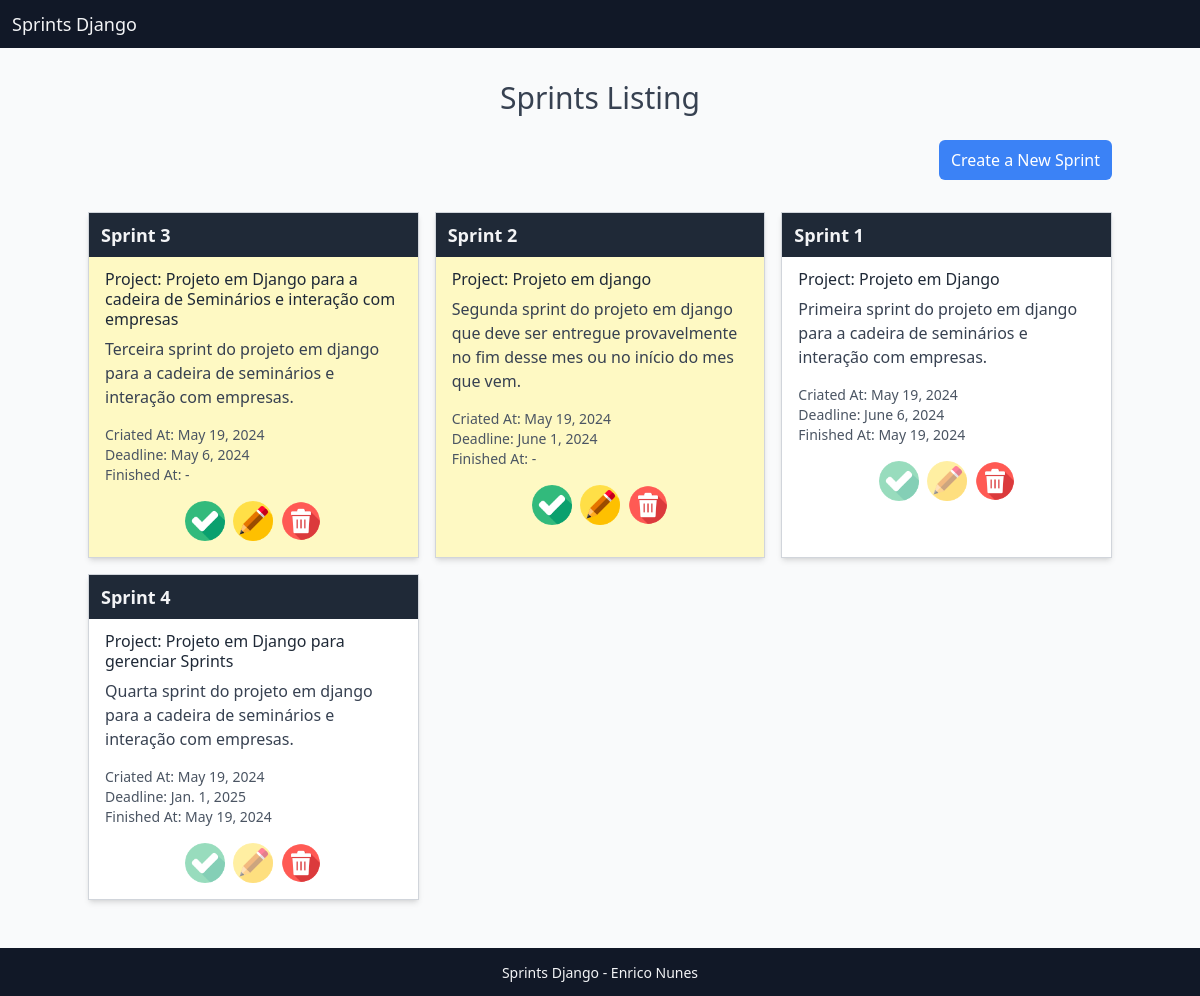
The page / on the database its author committed.
### todos/models.py (models this page shows)
class Todo(models.Model):
    title = models.CharField(max_length=100, null=False, blank=False)
    project = models.CharField(max_length=100, null=False, blank=False)
    description = models.CharField(max_length=300, null=False, blank=False)
    createdAt = models.DateField(auto_now_add=True, null=False, blank=False)
    deadline = models.DateField(null=False, blank=False)
    finishedAt = models.DateField(null=True)
    class Meta:
        ordering = ["deadline"]

### todos/views.py (the view)
# urls.py: path('', TodoListView.as_view(), name="todo_list"),
class TodoListView(ListView):
    model = Todo

### todos/templates/todos/todo_list.html (shortened to what this page needs)
<!DOCTYPE html>
<html lang="en">
  <head>
    {% load static %}
    <link rel="stylesheet" href="{% static 'css/tailwind.css' %}" />
  </head>
  <body class="bg-gray-50">
    <nav class="bg-gray-900 h-12 flex items-center px-3">
      <div class="">
        <a class="text-gray-100 text-lg font-medium" href="{% url 'todo_list' %}">Sprints Django</a>
      </div>
    </nav>
    <main class="max-w-5xl mx-3 md:mx-auto">
        <h1 class="text-3xl w-full text-center py-4 text-gray-700 font-medium mt-4 mb-2">Sprints Listing</h1>
        <div class="mb-8 w-full flex justify-end">
            <a class="px-3 py-2 rounded-md bg-blue-500 text-white font-medium" href="{% url 'todo_create' %}">Create a New Sprint</a>
        </div>
        <div class="max-w-screen-lg mx-auto grid grid-cols-1 md:grid-cols-2 lg:grid-cols-3 gap-4">
            {% for todo in todo_list %}
                <div class="bg-white border border-gray-300 shadow-md pb-4 {% if todo.finishedAt %}bg-green-100{% else %}bg-yellow-100{% endif %}">
                    <p class="text-lg w-full text-left text-gray-100 bg-gray-800 pl-3 py-2 font-semibold">{{ todo.title }}</p>
                    <div class="w-full px-4 mt-3">
                        <p class="text-gray-800 font-medium leading-5 mb-2">Project: {{ todo.project }}</p>
                        <p class="text-gray-700">{{ todo.description }}</p>
                        <p class="text-gray-600 mt-4 text-sm">Criated At: {{ todo.createdAt }}</p>
                        <p class="text-gray-600 text-sm">Deadline: {{ todo.deadline }}</p>
                        <p class="text-gray-600 text-sm">Finished At: {{ todo.finishedAt|default:"-" }}</p>
                        <div class="mt-4 flex justify-center items-center">
                            <a href="{% url 'todo_complete' pk=todo.pk %}" class="mr-2 {% if todo.finishedAt %}pointer-events-none opacity-50 cursor-not-allowed{% endif %}">
                                <img class="max-w-10" src="{% static 'img/checked.png' %}" alt="check">
                            </a>
                            <a href="{% url 'todo_update' pk=todo.pk %}" class="mr-2 {% if todo.finishedAt %}pointer-events-none opacity-50 cursor-not-allowed{% endif %}">
                                <img class="max-w-10" src="{% static 'img/pencil.png' %}" alt="edit">
                            </a>
                            <a href="{% url 'todo_delete' pk=todo.pk %}">
                                <img class="max-w-10" src="{% static 'img/delete.png' %}" alt="delete">
                            </a>
                        </div>
                    </div>
                </div>
            {% endfor %}
        </div>
    </main>
    <footer class="bg-gray-900 h-12 flex items-center justify-center px-3 mt-12">
      <div class="">
        <a class="text-gray-100 text-sm font-medium" href="{% url 'todo_list' %}">Sprints Django - Enrico Nunes</a>
      </div>
    </footer>
  </body>
</html>

### rows shown on the page
Todo: title "Sprint 3", project "Projeto em Django para a cadeira de Seminários e interação com empresas", description "Terceira sprint do projeto em django para a cadeira de seminários e interação com empresas.", createdAt "May 19, 2024", deadline "May 6, 2024", finishedAt "-"
Todo: title "Sprint 2", project "Projeto em django", description "Segunda sprint do projeto em django que deve ser entregue provavelmente no fim desse mes ou no início do mes que vem.", createdAt "May 19, 2024", deadline "June 1, 2024", finishedAt "-"
Todo: title "Sprint 1", project "Projeto em Django", description "Primeira sprint do projeto em django para a cadeira de seminários e interação com empresas.", createdAt "May 19, 2024", deadline "June 6, 2024", finishedAt "May 19, 2024"
Todo: title "Sprint 4", project "Projeto em Django para gerenciar Sprints", description "Quarta sprint do projeto em django para a cadeira de seminários e interação com empresas.", createdAt "May 19, 2024", deadline "Jan. 1, 2025", finishedAt "May 19, 2024"
